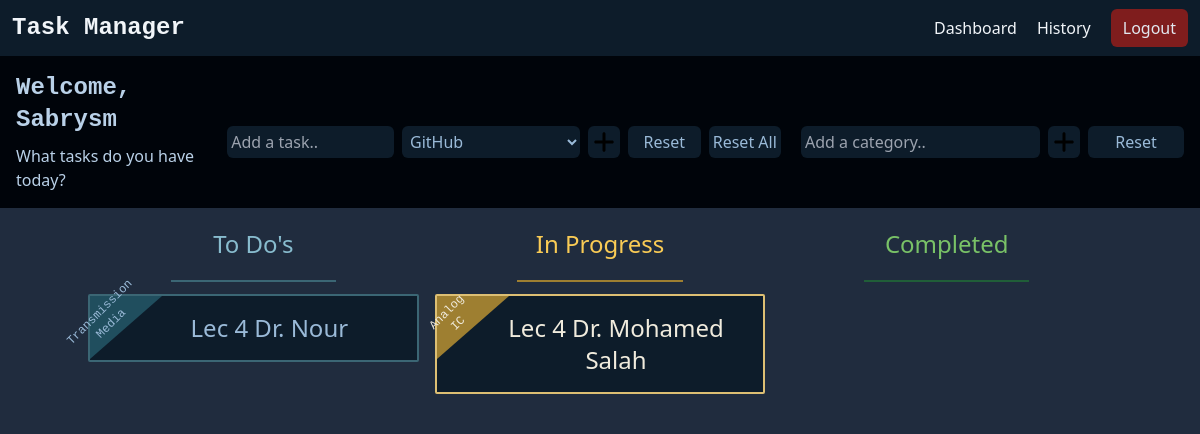
/dashboard/ (signed in), run on an earlier commit of the app's database.
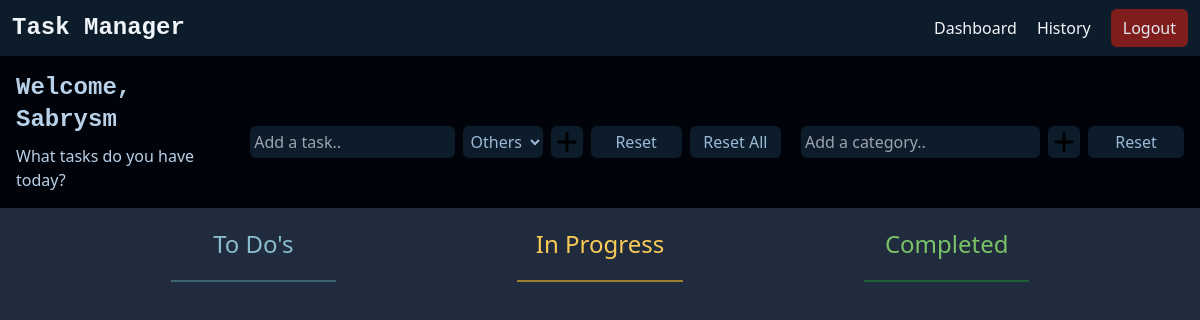
And on a later commit of the database.
### dashboard/models.py (models this page shows, shortened)
class Task(models.Model):
    title = models.CharField(max_length=255)
    in_progress = models.BooleanField(default=False)
    completed = models.BooleanField(default=False)
    completed_at = models.DateTimeField(null=True, blank=True)
    created_at = models.DateTimeField(auto_now_add=True)
    category = models.ForeignKey(Category, on_delete=models.CASCADE, null=True, blank=True)
    user = models.ForeignKey(User, on_delete=models.CASCADE, null=True, blank=True)

class Category(models.Model):
    name = models.CharField(max_length=255, default="Others")
    user = models.ForeignKey(User, on_delete=models.CASCADE, null=True, blank=True)
    def __str__(self):
        return self.name
    class Meta:
        verbose_name_plural = "Categories"

### dashboard/views.py (the view)
# urls.py: path('', views.index, name='index'),
@login_required
def index(request):
    todos = Task.objects.filter(completed=False, in_progress=False, user=request.user)
    completed = Task.objects.filter(completed=True, user=request.user).order_by('-completed_at').filter(completed_at__gte=timezone.now().replace(hour=0, minute=0, second=0, microsecond=0))
    in_progress = Task.objects.filter(in_progress=True, user=request.user)
    categories = Category.objects.filter(user=request.user)
    context = {
        "tasks_todo": todos,
        "tasks_completed": completed,
        "tasks_in_progress": in_progress,
        "categories": categories,
    }
    return render(request, 'dashboard/tasks_list.html', context)

### dashboard/templates/dashboard/tasks_list.html (shortened to what this page needs)
{% include 'core/base.html' %}
{% block dashboard %}
<div class="flex flex-col md:flex-row justify-around items-center space-x-3 bg-[#00040a] p-4 w-screen">
    <div class="flex flex-col justify-center items-center space-y-2 text-[#b9d1e8]">
        <h1 class="text-2xl font-bold font-mono">Welcome, {{ user.username }}</h1>
        <p>What tasks do you have today?</p>
    </div>
    <div class="flex justify-start items-center space-x-4 mt-5">
        <form action="{% url 'dashboard:create' %}" method="post" class="flex items-center space-x-2">
            <input type="text" name="title" placeholder="Add a task.."
                class="rounded-md p-1 font-light text-[#9abad8] bg-[#0d1c2a] outline-none w-[40%]">
            <select name="category" class="rounded-md p-1 font-light text-[#9abad8] outline-none bg-[#0d1c2a] focus:bg-[#2f5170]">
                {% for category in categories %}
                <option value="{{ category.id }}">{{ category.name }}</option>
                {% endfor %}
            </select>
            <button type="submit" class="bg-[#0d1c2a] text-[#9abad8] font-normal rounded-md p-1 hover:bg-green-700">
            </button>
            <button type="reset" class="bg-[#0d1c2a] text-[#9abad8] font-normal rounded-md p-1 w-24">Reset</button>
            <a href="{% url 'dashboard:reset_all' %}"
                class="bg-[#0d1c2a] text-[#9abad8] font-normal rounded-md p-1 w-24 hover:bg-red-900 text-center">Reset
                All</a>
        </form>
    </div>
    <div class="flex justify-end items-center space-x-4 mt-5">
        <form action="{% url 'dashboard:new_category' %}" method="post" class="flex items-center space-x-2">
            <input type="text" name="category" placeholder="Add a category.."
                class="rounded-md p-1 outline-none font-light text-[#9abad8] bg-[#0d1c2a]">
            <button type="submit" class="bg-[#0d1c2a] text-[#9abad8] font-normal rounded-md p-1 hover:bg-green-700">
            </button>
            <button type="reset" class="bg-[#0d1c2a] text-[#9abad8] font-normal rounded-md p-1 w-24">Reset</button>
        </form>
    </div>
</div>
{% endblock %}
{% block content %}
<div class="container bg-inherit text-center text-2xl font-bold text-[#9abad8] w-screen mx-auto font-sans">
    <div class="flex flex-row justify-around space-x-4 mt-5 text-black font-normal mx-auto">
        <div class="col-md-4 w-4/12">
            <h2 class="mb-1 md:mb-5 text-[#88bcce]">To Do's</h2>
            <div class="border-t-2 border-[#3b6674] w-1/2 mx-auto"></div>
            <ul class="list-group">
                {% for task in tasks_todo %}
                <li class="my-3">
                    <div class="relative border-2 border-[#3b6674] bg-[#0d1c2a] text-[#9abad8] p-4 rounded-sm">
                        <div
                            class="border-t-[63px] border-t-[#204e5e] border-r-[72px] border-r-transparent absolute top-0 left-0">
                            <span
                                class="text-xs text-[#9abad8] font-mono font-light transform -rotate-45 absolute top-1/2 left-1/2 -translate-x-1/2 -translate-y-1/2 pl-20 pb-9">
                                {{ task.category }}
                            </span>
                        </div>
                        <div class="pl-8">
                            <a href=" {% url 'dashboard:in_progress' task.id %}">{{ task.title }}</a>
                        </div>
                        <a href="{% url 'dashboard:delete' task.id %}"
                            class="text-[#9abad8] bg-transparent font-bold group-hover:cursor-pointer group group-hover:block absolute top-3 right-0 p-2 h-full">
                        </a>
                    </div>
                </li>
                {% endfor %}
            </ul>
        </div>
        <div class="col-md-4 w-4/12">
            <h2 class="text-[#f9cb55] mb-1 md:mb-5">In Progress</h2>
            <div class="border-t-2 border-[#9e7f31] w-1/2 mx-auto"></div>
            <ul class="list-group">
                {% for task in tasks_in_progress %}
                <li class="my-3">
                    <div class="relative border-2 border-[#ddbf73] bg-[#0d1c2a] text-[#f0ebdd] p-4 rounded-sm">
                        <div
                            class="border-t-[63px] border-t-[#9e7f31] border-r-[72px] border-r-transparent absolute top-0 left-0">
                            <span
                                class="text-xs text-[#f0ebdd] font-mono font-light transform -rotate-45 absolute top-1/2 left-1/2 -translate-x-1/2 -translate-y-1/2 pl-20 pb-9">
                                {{ task.category }}
                            </span>
                        </div>
                        <div class="pl-8">
                            <a href=" {% url 'dashboard:completed' task.id %}">{{ task.title }}</a>
                        </div>
                        <a href="{% url 'dashboard:delete' task.id %}"
                            class="text-[#9abad8] bg-transparent font-bold group-hover:cursor-pointer group group-hover:block absolute top-3 right-0 p-2 h-full">
                        </a>
                    </div>
                </li>
                {% endfor %}
            </ul>
        </div>
        <div class="col-md-4 w-4/12">
            <h2 class="text-[#79c267] mb-1 md:mb-5">Completed</h2>
            <div class="border-t-2 border-[#205e38] w-1/2 mx-auto"></div>
        </div>
    </div>
</div>
{% endblock %}

### core/templates/core/base.html (shortened to what this page needs)
{% load static %}
<!DOCTYPE html>
<html>
<head>
    <script src="https://cdn.tailwindcss.com"></script>
</head>
<body class="bg-[#202c3e] md:w-full">
    <nav class="flex flex-col md:flex-row items-center bg-[#0d1c2a] p-3 text-slate-100">
        <div class="flex flex-col md:flex-row justify-between items-center space-x-2 w-full">
            <h1 class="text-2xl font-bold font-mono">Task Manager</h1>
            <ul class="flex justify-end flex-col md:flex-row space-x-5">
                <li class="hover:text-blue-500"><a href="{% url 'dashboard:index' %}">Dashboard</a></li>
                <li class="hover:text-blue-500"><a href="{% url 'reporting:tasks_history' %}">History</a></li>
                {% if user.is_authenticated %}
                <li class="text-slate-100">
                    <a href="{% url 'accounts:logout' %}" class="text-slate-200 font-normal rounded-md py-2 px-3 w-30 bg-red-900 text-center">Logout</a>
                </li>
                {% endif %}
            </ul>
        </div>
    </nav>
</body>
</html>

What changed in the data, as far as the page shows it:
removed Task: category "Transmission Media", title "Lec 4 Dr. Nour", shown under "To Do's"
removed Task: category "Analog IC", title "Lec 4 Dr. Mohamed Salah", shown under "In Progress"
Also different on the page:
form field category: "GitHub" → "Others"
